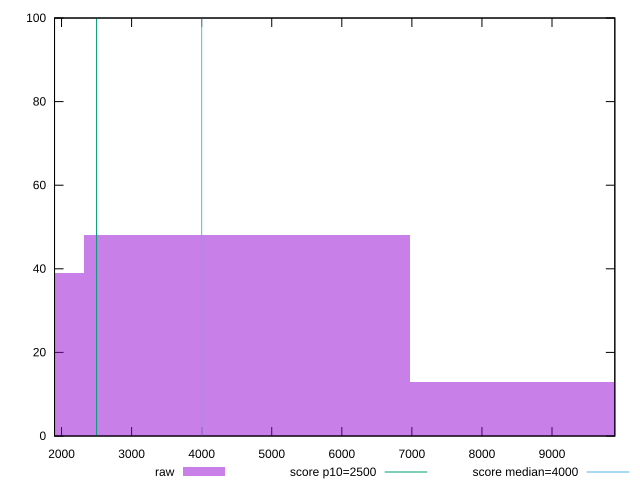

This chart was generated by the following gnuplot code:
reset

$raw <<EOF
9300.55361636556 13
0 39
4650.27680818278 48
EOF

set key outside below
set boxwidth 4650.27680818278
set xrange [1899.9920000000002:9896.5435]
set yrange [0:100]
set trange [0:100]
set style fill transparent solid 0.5 noborder

set parametric
set terminal svg size 640, 490 enhanced background rgb 'white'
set output "reports/report_00028_2021-02-24T12-49-42.674Z/largest-contentful-paint/samples/card/raw/histogram.svg"

plot $raw title "raw" with boxes, \
     2500,t title "score p10=2500", \
     4000,t title "score median=4000"

reset
